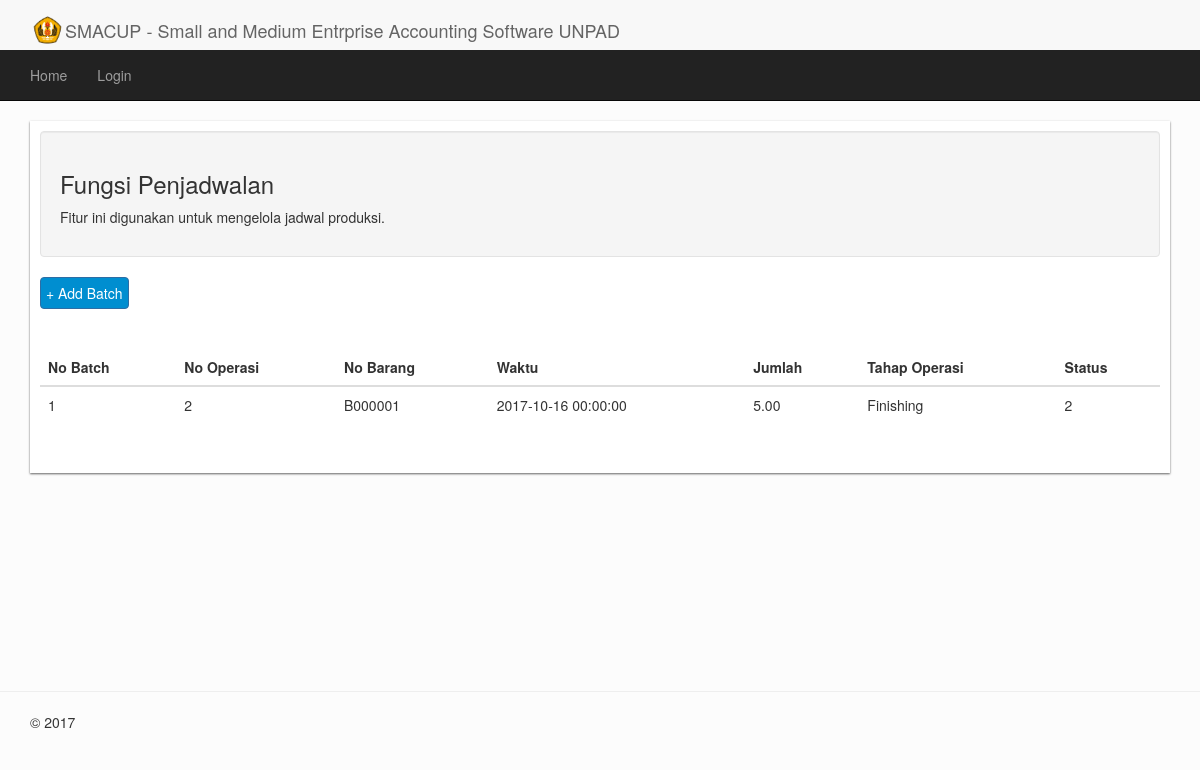
Page /index.php/produksi/penjadwalan on the committed database.
### tables this page shows
CREATE TABLE `penjadwalan` (
  `idjadwal` int(11) NOT NULL,
  `idorder` int(11) NOT NULL,
  `waktu` datetime NOT NULL,
  `jumlah` decimal(20,2) NOT NULL,
  `namaoperasi` varchar(200) NOT NULL,
  `tcmat` decimal(20,2) NOT NULL,
  `tclab` decimal(20,2) NOT NULL,
  `tcfoh` decimal(20,2) NOT NULL,
  `status` int(11) NOT NULL
);

CREATE TABLE `perintah_prod` (
  `idorder` int(11) NOT NULL,
  `tanggal` date NOT NULL,
  `idbarang` varchar(20) NOT NULL,
  `jumlah` decimal(20,2) NOT NULL,
  `status` int(11) NOT NULL,
  `prioritas` int(11) NOT NULL
);

### application/controllers/Produksi.php (called while the page is built, shortened)
<?php
class Produksi extends CI_Controller {
	public function __construct(){
			$this->load->helper('url');
    }
	public function penjadwalan(){
		$this->load->model('m_Navigasi');
		$this->load->model('m_Penjadwalan');
		$data['jadwal']=$this->m_Penjadwalan->get_jadwal();
		$data['hal']="produksi/penjadwalan";
		$data['nav']=$this->m_Navigasi->utama();
		$this->load->view("tempelate/ghancool",$data);
	}
}
?>

### index.php (called while the page is built, shortened)
<?php
require_once BASEPATH.'core/CodeIgniter.php';

### application/models/M_Penjadwalan.php (called while the page is built, shortened)
<?php
class m_penjadwalan extends CI_Model {
	public function get_jadwal(){
		$this->db
			->select("j.idjadwal")
			->select("j.waktu")
			->select("j.namaoperasi")
			->select("j.status")
			->select("j.idorder")
			->select("j.jumlah")
			->select("idbarang");
		return $this->db->from("penjadwalan j")->join("perintah_prod p","p.idorder=j.idorder")->get()->result();
	}
}
?>

### application/views/produksi/penjadwalan.php (the view, shortened to what this page needs)
<div class="dokumen">
<div class="well ">
	<h3>Fungsi Penjadwalan</h3>
	<p>Fitur ini digunakan untuk mengelola jadwal produksi.</p>
</div>
	<div class="row">
		<div class="col-sm-3 col-xs-3">
			<button style="font-size:14px;padding:5px 5px;" type="button" class="btn btn-primary" data-toggle="modal" data-target="#createjadwal">+ Add Batch</button>
		</div>
	</div>
<br><br>
<table class='table' id="ajaxtable">
	<thead>
		<tr>
			<th>No Batch</th>
			<th>No Operasi</th>
			<th>No Barang</th>
			<th>Waktu</th>
			<th>Jumlah</th>
			<th>Tahap Operasi</th>
			<th>Status</th>
		</tr>
	</thead>
	<tobdy>
<?php
	foreach($jadwal as $p){
		echo "<tr>";
			echo "<td>$p->idjadwal</td>";
			echo "<td>$p->idorder</td>";
			echo "<td>$p->idbarang</td>";
			echo "<td>$p->waktu</td>";
			echo "<td>$p->jumlah</td>";
			echo "<td>$p->namaoperasi</td>";
			echo "<td>$p->status</td>";
		echo "</tr>";
	}
?>
</table>
</div>

### assets/css/smacc.css (style rules this page uses)
body { background-color: rgb(252,252,252); }
.btn-primary { background:rgb(0,142,208); }
.dokumen { background:white;padding:10px;box-shadow:0px 1px 2px rgb(100,100,100);padding-bottom:30px; }

### rows in the picture
penjadwalan: idjadwal "1", idorder "2", idorder.idbarang "B000001", waktu "2017-10-16 00:00:00", jumlah "5.00", namaoperasi "Finishing", status "2"
